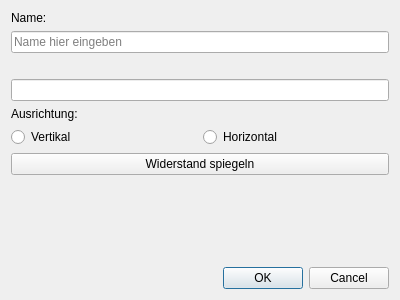
<?xml version="1.0" encoding="UTF-8"?>
<ui version="4.0">
 <class>EditView</class>
 <widget class="QDialog" name="EditView">
  <property name="geometry">
   <rect>
    <x>0</x>
    <y>0</y>
    <width>400</width>
    <height>300</height>
   </rect>
  </property>
  <property name="windowTitle">
   <string>Dialog</string>
  </property>
  <layout class="QGridLayout" name="gridLayout">
   <item row="0" column="0">
    <layout class="QVBoxLayout" name="verticalLayout">
     <item>
      <widget class="QLabel" name="labelName">
       <property name="text">
        <string>Name:</string>
       </property>
      </widget>
     </item>
     <item>
      <widget class="QLineEdit" name="textEditName">
       <property name="placeholderText">
        <string>Name hier eingeben</string>
       </property>
      </widget>
     </item>
     <item>
      <widget class="QLabel" name="labelValue">
       <property name="text">
        <string/>
       </property>
      </widget>
     </item>
     <item>
      <widget class="QLineEdit" name="textEditValue"/>
     </item>
     <item>
      <widget class="QLabel" name="labelOrientation">
       <property name="text">
        <string>Ausrichtung:</string>
       </property>
      </widget>
     </item>
     <item>
      <layout class="QHBoxLayout" name="horizontalLayout">
       <item>
        <widget class="QRadioButton" name="verticalButton">
         <property name="text">
          <string>Vertikal</string>
         </property>
        </widget>
       </item>
       <item>
        <widget class="QRadioButton" name="horizontalButton">
         <property name="text">
          <string>Horizontal</string>
         </property>
        </widget>
       </item>
      </layout>
     </item>
     <item>
      <widget class="QPushButton" name="buttonMirrorComponent">
       <property name="text">
        <string>Widerstand spiegeln</string>
       </property>
      </widget>
     </item>
     <item>
      <spacer name="verticalSpacer">
       <property name="orientation">
        <enum>Qt::Vertical</enum>
       </property>
       <property name="sizeHint" stdset="0">
        <size>
         <width>20</width>
         <height>40</height>
        </size>
       </property>
      </spacer>
     </item>
    </layout>
   </item>
   <item row="2" column="0">
    <widget class="QDialogButtonBox" name="buttonBox">
     <property name="orientation">
      <enum>Qt::Horizontal</enum>
     </property>
     <property name="standardButtons">
      <set>QDialogButtonBox::Cancel|QDialogButtonBox::Ok</set>
     </property>
    </widget>
   </item>
  </layout>
 </widget>
 <resources/>
 <connections>
  <connection>
   <sender>buttonBox</sender>
   <signal>accepted()</signal>
   <receiver>EditView</receiver>
   <slot>accept()</slot>
   <hints>
    <hint type="sourcelabel">
     <x>248</x>
     <y>254</y>
    </hint>
    <hint type="destinationlabel">
     <x>157</x>
     <y>274</y>
    </hint>
   </hints>
  </connection>
  <connection>
   <sender>buttonBox</sender>
   <signal>rejected()</signal>
   <receiver>EditView</receiver>
   <slot>reject()</slot>
   <hints>
    <hint type="sourcelabel">
     <x>316</x>
     <y>260</y>
    </hint>
    <hint type="destinationlabel">
     <x>286</x>
     <y>274</y>
    </hint>
   </hints>
  </connection>
 </connections>
</ui>
